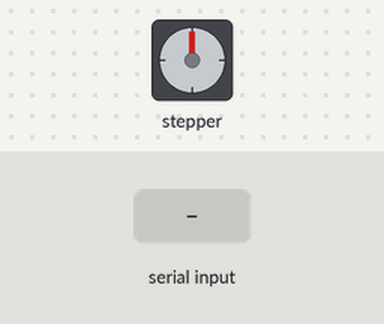
A sketch run on a simulated Arduino Uno, built with avr-gcc and run on an emulated ATmega328P. Parts: stepper motor. Wiring (inferred from the names in the program): stepper motor driver (200 steps per turn assumed): step pin 3; direction pin 2; enable pin 8. Inputs (shaded band) come from the test bench. What the sketch prints to the serial monitor is not drawn.

Above: at 1.2 s.
1.3 s: "CW,150\n" received over Serial
At 2.5 s:
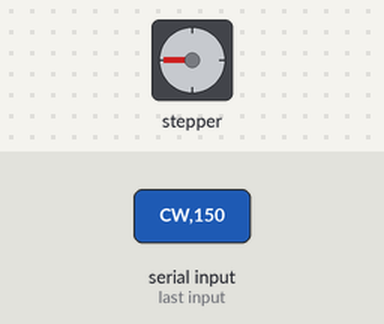
3.1 s: "90,45\n" received over Serial
At 6.9 s:
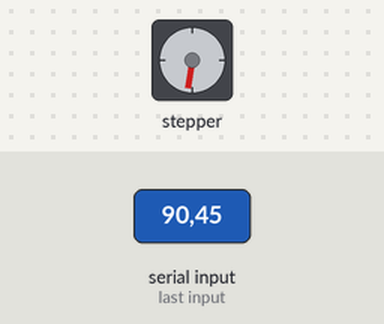
Timing chart, 0 to 8.4 s (numbered marks = the images above; inputs shaded):
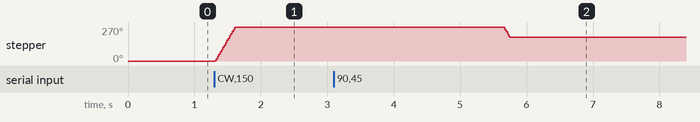

The sketch:

ZEUS_ARDUINO_UNO_serial.ino
```cpp
const int dirPin = 2;
const int stepPin = 3;
const int enablePin = 8;   // ENABLE 핀 (모터 드라이버 활성화/비활성화)

String lastInput = "";  // 마지막 입력 명령 저장 변수

void setup() {
  pinMode(stepPin, OUTPUT);
  pinMode(dirPin, OUTPUT);
  pinMode(enablePin, OUTPUT);  // ENABLE 핀 출력 모드 설정

  // 모터 초기 상태 설정 (모터 정지)
  digitalWrite(enablePin, HIGH);  // 초기 상태: 모터 드라이버 비활성화
  digitalWrite(stepPin, LOW);
  digitalWrite(dirPin, LOW);

  Serial.begin(9600);   // 블루투스 시리얼 시작
}

void loop() {
  if (Serial.available() > 0) {
    String input = Serial.readStringUntil('\n');
    input.trim();  // 공백 제거

    // 중복된 입력 방지
    //if (input == lastInput) {
    //  Serial.println("중복된 명령입니다. 무시합니다.");
    //  return;  // 중복된 명령은 처리하지 않음
    //}

    lastInput = input;  // 현재 입력을 저장

    int commaIndex = input.indexOf(',');
    if (commaIndex > 0) {
      String direction = input.substring(0, commaIndex);
      int steps = input.substring(commaIndex + 1).toInt();

      if (steps > 0) {
        digitalWrite(enablePin, LOW);  // 모터 드라이버 활성화
        rotateMotor(steps, direction);
        Serial.println("모터가 " + String(steps) + " 스텝 회전했습니다.");
        digitalWrite(enablePin, HIGH);  // 모터 드라이버 비활성화
      } else {
        Serial.println("유효하지 않은 스텝 수입니다.");
      }
    } else {
      Serial.println("유효하지 않은 입력 형식입니다.");  // 쉼표가 없을 경우 오류 메시지
    }

    Serial.flush();
    delay(2000); //2초 후에 다시 응답 받을 준비.
  }
}

// 모터 회전 함수
void rotateMotor(int steps, String direction) {
  digitalWrite(dirPin, direction == "CW" ? HIGH : LOW); // CW면 HIGH, CCW면 LOW

  for (int i = 0; i < steps; i++) { //지정된 스텝 수만큼 반복
    digitalWrite(stepPin, HIGH);
    delayMicroseconds(1000);  // 펄스 유지 시간
    digitalWrite(stepPin, LOW);
    delayMicroseconds(1000);  // 펄스 간 간격
  }
  delay(2000);  // 모터 회전 후 2초 대기, rotateMotor() 종료 -> loop()로 다시 돌아감, 블루투스 명령 대기.
}
```

Measured:
- after the input at 1.3 s, stepper: turns 270° clockwise in 0.30 s, starting at once
- after the input at 3.1 s, stepper: turns 81° counter-clockwise, starting after 2.6 s
